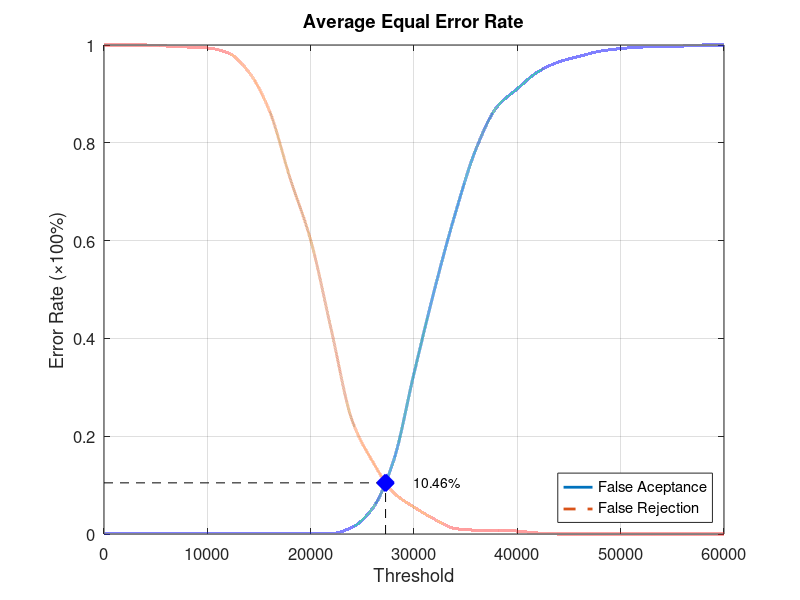
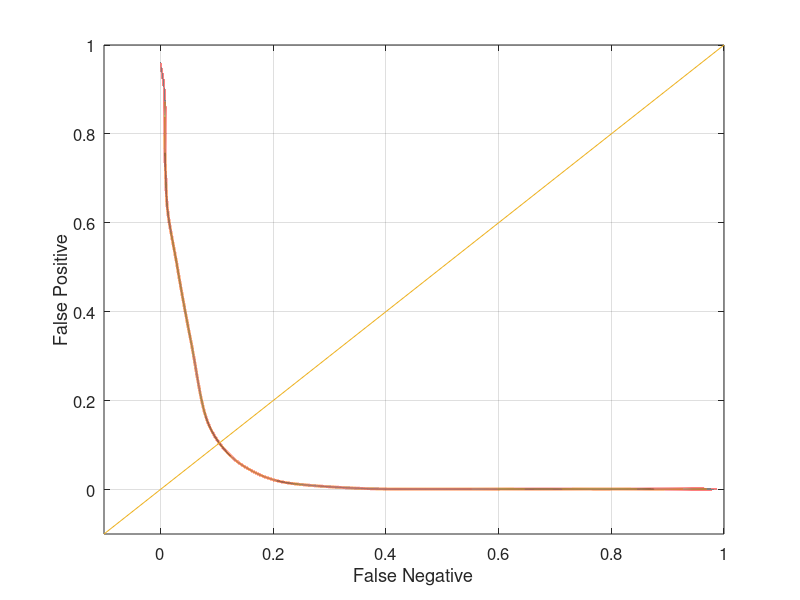

MATLAB code for these plots, in order:
function yEER = Database1Average
close all;
clear;
clc;
x = 0:2000:60000;
xq = 0:0.5:60000;

y0 = [0 0.00105263 0.00105263 0.00105263 0.00105263 0.00105263 0.00105263 0.00105263 0.00105263 0.00105263 0.00105263 0.00105263 0.0136842 0.0526316 0.148421 0.328421 0.501053 0.655789 0.787368 0.872632 0.910526 0.945263 0.965263 0.976842 0.987368 0.992632 0.99579 0.996842 0.997895 1 1];
yy0 = interp1(x, y0, xq, 'pchip');
y1 = [1 1 1 0.998 0.996 0.994 0.984 0.945 0.866 0.728 0.601 0.417 0.233 0.148 0.085 0.055 0.03 0.011 0.008 0.008 0.006 0.002 0 0 0 0 0 0 0 0 0];
yy1 = interp1(x, y1, xq, 'pchip');

% Calculating EER: 
y2 = abs(y0 - y1);
find(y2 == min(y2))
yy2 = abs(yy0 - yy1);
xEER = find(yy2 == min(yy2));
xEERIndex = xq(xEER) % X-axis EER
yEER = yy0(xEER) % Y-axis EER

main = figure
plot(xq, yy0,'-','LineWidth', 2);	hold on
plot(xq, yy1,'--','LineWidth', 2);	hold on
plot([xEERIndex xEERIndex], [0 yEER], 'k--');	hold on
plot([0 xEERIndex], [yEER yEER], 'k--');	hold on
plot(xEERIndex, yEER, 'bx', 'LineWidth', 10);	hold on
text(xEERIndex + 10 * xEERIndex / 100, yEER, [num2str(round((10000 * yEER)) / 100) '%'])
legend('False Aceptance', 'False Rejection', 'Location', 'SouthEast')
xlabel('Threshold')
ylabel('Error Rate (\times100%)')
title('Average Equal Error Rate')
set(gca, 'FontSize', 12)
axis([0 60000 0 1])
grid on

print(main, 'Database1AverageMain', '-dpng');
FNRxFPR = figure('Color', [1 1 1]);
plot(yy1, yy0, '-', yy1, yy0, 'LineWidth', 2);
hold on
y = -0.1:0.1:1
plot(y, y); 
set(gca, 'FontSize', 12)
xlabel('False Negative')
ylabel('False Positive')
axis([-0.1 1 -0.1 1])
set(gca, 'FontSize', 12)
grid on

print(FNRxFPR, 'Database1AverageFNRxFPR','-dpng');
end
